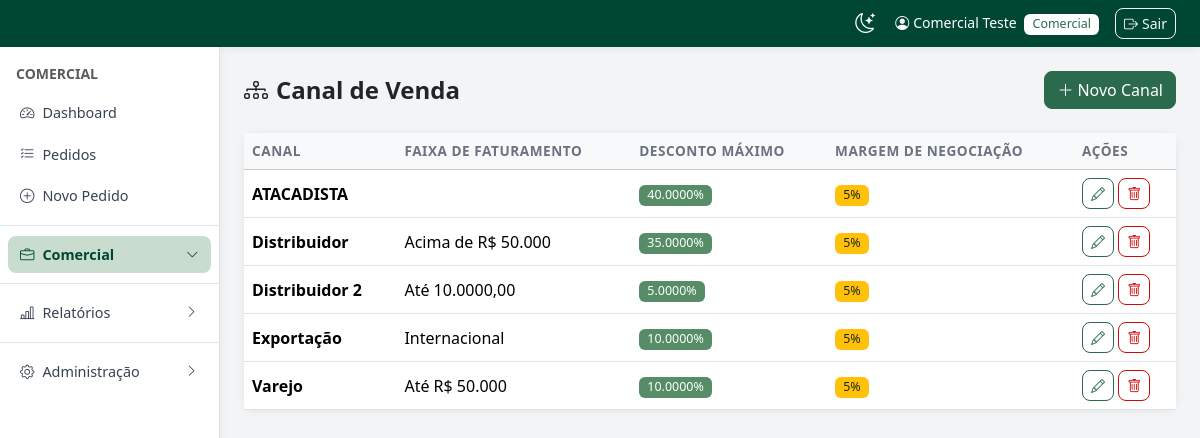
Page /admin/cadastros/canal-venda.php (signed in) on the committed database.
### tables this page shows
CREATE TABLE `canal_venda` (
  `id` int(11) NOT NULL,
  `canal` varchar(100) NOT NULL,
  `faixa_faturamento` varchar(100) DEFAULT NULL,
  `desconto` decimal(10,4) DEFAULT 0.0000,
  `created_at` timestamp NOT NULL DEFAULT current_timestamp(),
  `margem_negociacao` decimal(10,4) NOT NULL DEFAULT 0.0000
);

### config.php (called while the page is built, shortened)
<?php
function db() {
    static $pdo = null;
    if ($pdo === null) {
        try {
            $pdo = new PDO(
                'mysql:host=' . DB_HOST . ';dbname=' . DB_NAME . ';charset=utf8mb4',
                DB_USER, DB_PASS,
                [PDO::ATTR_ERRMODE => PDO::ERRMODE_EXCEPTION,
                 PDO::ATTR_DEFAULT_FETCH_MODE => PDO::FETCH_ASSOC]
            );
            try { $pdo->exec("ALTER TABLE pedidos ADD COLUMN lote_id VARCHAR(40) NULL"); } catch (PDOException $e) {}
            try { $pdo->exec("ALTER TABLE clientes MODIFY COLUMN email VARCHAR(255) NULL DEFAULT NULL"); } catch (PDOException $e) {}
            try { $pdo->exec("UPDATE clientes SET email = NULL WHERE email = ''"); } catch (PDOException $e) {}
            try { $pdo->exec("ALTER TABLE tabela_precos ADD COLUMN preco_network DECIMAL(10,2) NULL DEFAULT NULL"); } catch (PDOException $e) {}
            try { $pdo->exec("ALTER TABLE tabela_precos ADD COLUMN preco_auxiliar DECIMAL(10,2) NULL DEFAULT NULL"); } catch (PDOException $e) {}
            try { $pdo->exec("ALTER TABLE pedidos ADD COLUMN desconto_campanha DECIMAL(5,2) NULL DEFAULT NULL"); } catch (PDOException $e) {}
            try { $pdo->exec("ALTER TABLE produtos ADD COLUMN desc_cliente_pt TEXT NULL"); } catch (PDOException $e) {}
            try { $pdo->exec("ALTER TABLE produtos ADD COLUMN desc_cliente_en TEXT NULL"); } catch (PDOException $e) {}
            try { $pdo->exec("ALTER TABLE produtos ADD COLUMN desc_cliente_es TEXT NULL"); } catch (PDOException $e) {}
            try { $pdo->exec("CREATE TABLE IF NOT EXISTS bonus_ma_logs (
                id              INT AUTO_INCREMENT PRIMARY KEY,
                cliente_id      INT NOT NULL,
                mes             TINYINT NOT NULL,
                ano             SMALLINT NOT NULL,
                acao            ENUM('aprovado','reprovado') NOT NULL,
                usuario_nome    VARCHAR(100),
                created_at      TIMESTAMP DEFAULT CURRENT_TIMESTAMP,
                INDEX idx_cliente_mes_ano (cliente_id, mes, ano)
            )"); } catch (PDOException $e) {}
            try { $pdo->exec("ALTER TABLE bonus_ma_logs ADD COLUMN valor_utilizado DECIMAL(10,2) NOT NULL DEFAULT 0"); } catch (PDOException $e) {}
            try { $pdo->exec("ALTER TABLE pedidos ADD COLUMN forma_pagamento VARCHAR(60) NULL DEFAULT NULL"); } catch (PDOException $e) {}
            try { $pdo->exec("CREATE TABLE IF NOT EXISTS creditos (
                id                  INT AUTO_INCREMENT PRIMARY KEY,
                cliente_id          INT NOT NULL,
                descricao           VARCHAR(255) NOT NULL,
                observacao_interna  TEXT,
                valor               DECIMAL(12,2) NOT NULL,
                data                DATE NOT NULL,
                usuario_id          INT NULL,
                created_at          TIMESTAMP DEFAULT CURRENT_TIMESTAMP,
                INDEX idx_cliente (cliente_id)
            )"); } catch (PDOException $e) {}
            try { $pdo->exec("CREATE TABLE IF NOT EXISTS creditos_logs (
                id           INT AUTO_INCREMENT PRIMARY KEY,
                credito_id   INT NOT NULL,
                acao         ENUM('aprovado','reprovado') NOT NULL,
                usuario_nome VARCHAR(100),
                created_at   TIMESTAMP DEFAULT CURRENT_TIMESTAMP,
                INDEX idx_credito (credito_id)
            )"); } catch (PDOException $e) {}
            try { $pdo->exec("ALTER TABLE creditos ADD COLUMN valor_utilizado DECIMAL(12,2) NOT NULL DEFAULT 0"); } catch (PDOException $e) {}
            try { $pdo->exec("ALTER TABLE pedidos ADD COLUMN credito_utilizado DECIMAL(12,2) NULL DEFAULT NULL"); } catch (PDOException $e) {}
            try { $pdo->exec("ALTER TABLE pedidos ADD COLUMN desconto_pagamento DECIMAL(12,2) NULL DEFAULT NULL"); } catch (PDOException $e) {}
            try { $pdo->exec("ALTER TABLE clientes ADD COLUMN email VARCHAR(120) NULL DEFAULT NULL"); } catch (PDOException $e) {}
            try { $pdo->exec("ALTER TABLE clientes ADD COLUMN senha VARCHAR(255) NULL DEFAULT NULL"); } catch (PDOException $e) {}
            try { $pdo->exec("ALTER TABLE pedidos MODIFY COLUMN status ENUM('comercial','financeiro','faturamento','faturado','cancelado','reprovado') DEFAULT 'comercial'"); } catch (PDOException $e) {}
            try { $pdo->exec("ALTER TABLE usuarios MODIFY COLUMN tipo_acesso ENUM('comercial','financeiro','supervisor','tecnologia da informacao','recursos humanos','marketing','diretoria','centro tecnico','contabilidade','recepcao','expedicao') NOT NULL DEFAULT 'comercial'"); } catch (PDOException $e) {}
            try { $pdo->exec("ALTER TABLE clientes ADD COLUMN desconto_canal DECIMAL(10,4) DEFAULT 0"); } catch (PDOException $e) {}
            try { $pdo->exec("ALTER TABLE campanhas ADD COLUMN canal_venda_id INT NULL"); } catch (PDOException $e) {}
            try { $pdo->exec("ALTER TABLE clientes ADD COLUMN supervisor VARCHAR(100) NULL"); } catch (PDOException $e) {}
            try { $pdo->exec("UPDATE clientes SET supervisor = vendedor WHERE supervisor IS NULL AND vendedor IS NOT NULL"); } catch (PDOException $e) {}
            try { $pdo->exec("ALTER TABLE pedidos ADD COLUMN supervisor VARCHAR(100) NULL"); } catch (PDOException $e) {}
            try { $pdo->exec("UPDATE pedidos SET supervisor = vendedor WHERE supervisor IS NULL AND vendedor IS NOT NULL"); } catch (PDOException $e) {}
            try { $pdo->exec("CREATE TABLE IF NOT EXISTS grupo_empresas (
                id         INT AUTO_INCREMENT PRIMARY KEY,
                nome       VARCHAR(120) NOT NULL,
                descricao  TEXT,
                created_at TIMESTAMP DEFAULT CURRENT_TIMESTAMP
            )"); } catch (PDOException $e) {}
            try { $pdo->exec("CREATE TABLE IF NOT EXISTS grupo_empresas_clientes (
                id        INT AUTO_INCREMENT PRIMARY KEY,
                grupo_id  INT NOT NULL,
                cliente_id INT NOT NULL,
                UNIQUE KEY uq_grupo_cliente (grupo_id, cliente_id)
            )"); } catch (PDOException $e) {}
            try { $pdo->exec("CREATE TABLE IF NOT EXISTS webhook_logs (
                id         INT AUTO_INCREMENT PRIMARY KEY,
                origem     VARCHAR(50)  NOT NULL,
                evento     VARCHAR(100) NOT NULL,
                status     VARCHAR(20)  NOT NULL,
                detalhe    TEXT,
                cliente_id INT NULL,
                created_at TIMESTAMP DEFAULT CURRENT_TIMESTAMP
            )"); } catch (PDOException $e) {}
            try { $pdo->exec("CREATE TABLE IF NOT EXISTS pedido_logs (
                id            INT AUTO_INCREMENT PRIMARY KEY,
                pedido_id     INT          NOT NULL,
                numero_pedido VARCHAR(50)  NOT NULL,
                usuario_nome  VARCHAR(100),
                usuario_tipo  VARCHAR(30),
                acao          VARCHAR(120) NOT NULL,
                status_antes  VARCHAR(30),
                status_depois VARCHAR(30),
                detalhes      TEXT,
                created_at    TIMESTAMP DEFAULT CURRENT_TIMESTAMP,
                INDEX idx_pedido (pedido_id),
                INDEX idx_numero (numero_pedido)
            )"); } catch (PDOException $e) {}
            try { $pdo->exec("ALTER TABLE campanhas ADD COLUMN tipo VARCHAR(20) NOT NULL DEFAULT 'desconto'"); } catch (PDOException $e) {}
            try { $pdo->exec("CREATE TABLE IF NOT EXISTS campanha_bonificacao (
                id              INT AUTO_INCREMENT PRIMARY KEY,
                codigo_campanha VARCHAR(50) NOT NULL,
                produto_id      INT NOT NULL,
                quantidade      INT NOT NULL DEFAULT 1,
                KEY idx_camp_bonif (codigo_campanha)
            ) ENGINE=InnoDB DEFAULT CHARSET=utf8mb4 COLLATE=utf8mb4_unicode_ci"); } catch (PDOException $e) {}
            try { $pdo->exec("UPDATE usuarios SET tipo_usuario = 'Interno' WHERE tipo_usuario IS NULL OR tipo_usuario NOT IN ('Interno','Externo')"); } catch (PDOException $e) {}
            try { $pdo->exec("ALTER TABLE usuarios CHANGE COLUMN telefone celular VARCHAR(20)"); } catch (PDOException $e) {}
            try { $pdo->exec("RENAME TABLE sms_logs TO whatsapp_logs"); } catch (PDOException $e) {}
            try { $pdo->exec("CREATE TABLE IF NOT EXISTS whatsapp_logs (
                id          INT AUTO_INCREMENT PRIMARY KEY,
                usuario_id  INT NULL,
                destino     VARCHAR(30) NOT NULL,
                remetente   VARCHAR(30) NOT NULL,
                mensagem    TEXT NOT NULL,
                ip_origem   VARCHAR(45) NULL,
                status      VARCHAR(20) NOT NULL DEFAULT 'enviado',
                created_at  TIMESTAMP DEFAULT CURRENT_TIMESTAMP,
                INDEX idx_wa_usuario (usuario_id)
            ) ENGINE=InnoDB DEFAULT CHARSET=utf8mb4 COLLATE=utf8mb4_unicode_ci"); } catch (PDOException $e) {}
            try { $pdo->exec("ALTER TABLE pedidos ADD COLUMN moeda VARCHAR(10) NOT NULL DEFAULT 'BRL'"); } catch (PDOException $e) {}
            try { $pdo->exec("ALTER TABLE pedidos ADD COLUMN cotacao DECIMAL(10,4) NULL DEFAULT NULL"); } catch (PDOException $e) {}
            try { $pdo->exec("ALTER TABLE tabela_precos ADD COLUMN preco_dolar DECIMAL(10,2) NULL DEFAULT NULL"); } catch (PDOException $e) {}
            try { $pdo->exec("ALTER TABLE tabela_precos ADD COLUMN preco_euro DECIMAL(10,2) NULL DEFAULT NULL"); } catch (PDOException $e) {}
            try { $pdo->exec("CREATE TABLE IF NOT EXISTS configuracoes (
                chave      VARCHAR(60) PRIMARY KEY,
                valor      VARCHAR(255) NULL,
                updated_at TIMESTAMP DEFAULT CURRENT_TIMESTAMP ON UPDATE CURRENT_TIMESTAMP
            ) ENGINE=InnoDB DEFAULT CHARSET=utf8mb4 COLLATE=utf8mb4_unicode_ci"); } catch (PDOException $e) {}
            try { $pdo->exec("CREATE TABLE IF NOT EXISTS campanha_condicoes (
                id              INT AUTO_INCREMENT PRIMARY KEY,
                codigo_campanha VARCHAR(50)  NOT NULL,
                criterio_tipo   VARCHAR(20)  NOT NULL,
                criterio_valor  VARCHAR(100) NOT NULL,
                quantidade      INT NOT NULL DEFAULT 0,
                KEY idx_camp_cond (codigo_campanha)
            ) ENGINE=InnoDB DEFAULT CHARSET=utf8mb4 COLLATE=utf8mb4_unicode_ci"); } catch (PDOException $e) {}
            try { $pdo->exec("ALTER TABLE campanhas ADD COLUMN valor_alvo DECIMAL(12,2) NULL DEFAULT NULL"); } catch (PDOException $e) {}
            try { $pdo->exec("ALTER TABLE campanhas ADD COLUMN bonif_modo VARCHAR(20) NOT NULL DEFAULT 'fixo'"); } catch (PDOException $e) {}
            try { $pdo->exec("ALTER TABLE campanhas ADD COLUMN bonif_limite_tipo VARCHAR(20) NULL DEFAULT NULL"); } catch (PDOException $e) {}
            try { $pdo->exec("ALTER TABLE campanhas ADD COLUMN bonif_limite_valor DECIMAL(12,2) NULL DEFAULT NULL"); } catch (PDOException $e) {}
            try { $pdo->exec("ALTER TABLE campanhas ADD COLUMN ativo TINYINT NOT NULL DEFAULT 1"); } catch (PDOException $e) {}
            try { $pdo->exec("ALTER TABLE campanhas ADD COLUMN bonif_selec_modo VARCHAR(20) NOT NULL DEFAULT 'produtos'"); } catch (PDOException $e) {}
            try { $pdo->exec("ALTER TABLE campanha_condicoes ADD COLUMN criterio_modo VARCHAR(20) NOT NULL DEFAULT 'quantidade'"); } catch (PDOException $e) {}
            try { $pdo->exec("ALTER TABLE campanha_condicoes ADD COLUMN valor_min DECIMAL(12,2) NULL DEFAULT NULL"); } catch (PDOException $e) {}
            try { $pdo->exec("ALTER TABLE campanha_condicoes ADD COLUMN cond_linha VARCHAR(100) NULL DEFAULT NULL"); } catch (PDOException $e) {}
            try { $pdo->exec("ALTER TABLE campanha_condicoes ADD COLUMN cond_grupo VARCHAR(100) NULL DEFAULT NULL"); } catch (PDOException $e) {}
            try { $pdo->exec("ALTER TABLE campanha_condicoes ADD COLUMN cond_subgrupo VARCHAR(100) NULL DEFAULT NULL"); } catch (PDOException $e) {}
            try { $pdo->exec("ALTER TABLE campanha_condicoes ADD COLUMN cond_produto_id INT NULL DEFAULT NULL"); } catch (PDOException $e) {}
            try { $pdo->exec("ALTER TABLE canal_venda ADD COLUMN margem_negociacao DECIMAL(10,4) NOT NULL DEFAULT 0"); } catch (PDOException $e) {}
            try { $pdo->exec("ALTER TABLE pedidos ADD COLUMN desconto_comercial DECIMAL(10,4) NOT NULL DEFAULT 0"); } catch (PDOException $e) {}
            try { $pdo->exec("ALTER TABLE pedidos ADD COLUMN desconto_diretoria DECIMAL(10,4) NOT NULL DEFAULT 0"); } catch (PDOException $e) {}
            try { $pdo->exec("CREATE TABLE IF NOT EXISTS campanha_desconto_alvo (
                id              INT AUTO_INCREMENT PRIMARY KEY,
                codigo_campanha VARCHAR(50)  NOT NULL,
                alvo_tipo       VARCHAR(20)  NOT NULL,
                alvo_valor      VARCHAR(100) NOT NULL,
                KEY idx_camp_desc_alvo (codigo_campanha)
            ) ENGINE=InnoDB DEFAULT CHARSET=utf8mb4 COLLATE=utf8mb4_unicode_ci"); } catch (PDOException $e) {}
            try { $pdo->exec("CREATE TABLE IF NOT EXISTS campanha_bonif_pool (
                id              INT AUTO_INCREMENT PRIMARY KEY,
                codigo_campanha VARCHAR(50)  NOT NULL,
                alvo_tipo       VARCHAR(20)  NOT NULL,
                alvo_valor      VARCHAR(100) NOT NULL,
                KEY idx_camp_bonif_pool (codigo_campanha)
            ) ENGINE=InnoDB DEFAULT CHARSET=utf8mb4 COLLATE=utf8mb4_unicode_ci"); } catch (PDOException $e) {}
        } catch (PDOException $e) {
            die('Erro de conexão com o banco de dados. <a href="' . BASE_URL . '/install.php">Clique aqui para configurar.</a>');
        }
    }
    return $pdo;
}
function e($s) {
    return htmlspecialchars((string)($s ?? ''), ENT_QUOTES, 'UTF-8');
}

### admin/cadastros/canal-venda.php (the view, shortened to what this page needs)
<?php
require_once __DIR__ . '/../../config.php';
$canais = db()->query('SELECT * FROM canal_venda ORDER BY canal')->fetchAll();
require_once LAYOUT_PATH . '/header.php';
?>
<div class="d-flex flex-wrap justify-content-between align-items-center gap-2 mb-4">
    <h4 class="fw-bold mb-0"><i class="bi bi-diagram-3 me-2"></i>Canal de Venda</h4>
    <button class="btn btn-primary" data-bs-toggle="modal" data-bs-target="#modal" onclick="novoReg()"><i class="bi bi-plus-lg me-1"></i>Novo Canal</button>
</div>
<div class="card shadow-sm border-0"><div class="card-body p-0"><div class="table-responsive">
<table class="table table-hover mb-0">
    <thead class="table-light"><tr><th>Canal</th><th>Faixa de Faturamento</th><th>Desconto Máximo</th><th>Margem de Negociação</th><th>Ações</th></tr></thead>
    <tbody>
    <?php if ($canais): foreach ($canais as $c): ?>
        <tr>
            <td><strong><?= e($c['canal']) ?></strong></td>
            <td><?= e($c['faixa_faturamento']) ?></td>
            <td><span class="badge bg-info"><?= e($c['desconto']) ?>%</span></td>
            <td><span class="badge bg-warning text-dark"><?= rtrim(rtrim(number_format((float)($c['margem_negociacao'] ?? 0), 2, ',', '.'), '0'), ',') ?>%</span></td>
            <td>
                <button class="btn btn-sm btn-outline-primary" onclick="editarReg(<?= htmlspecialchars(json_encode($c),ENT_QUOTES) ?>)"><i class="bi bi-pencil"></i></button>
                <form method="POST" class="d-inline" onsubmit="return confirm('Excluir canal?')"><button class="btn btn-sm btn-outline-danger"><i class="bi bi-trash"></i></button></form>
            </td>
        </tr>
    <?php endforeach; else: ?>
        <tr><td colspan="5" class="text-center text-muted py-4">Nenhum canal cadastrado.</td></tr>
    <?php endif; ?>
    </tbody>
</table>
</div></div></div>
<?php require_once LAYOUT_PATH . '/footer.php'; ?>

### rows in the picture
canal_venda: canal "ATACADISTA", desconto "40.0000", margem_negociacao "5"
canal_venda: canal "Distribuidor", faixa_faturamento "Acima de R$ 50.000", desconto "35.0000", margem_negociacao "5"
canal_venda: canal "Distribuidor 2", faixa_faturamento "Até 10.0000,00", desconto "5.0000", margem_negociacao "5"
canal_venda: canal "Exportação", faixa_faturamento "Internacional", desconto "10.0000", margem_negociacao "5"
canal_venda: canal "Varejo", faixa_faturamento "Até R$ 50.000", desconto "10.0000", margem_negociacao "5"

### other values in the picture
$_usuario['nome'] "Comercial Teste"
$_usuario['tipo'] "Comercial"
et('Sair') "Sair"
$tipoLabels[$_usuario['tipo']] "COMERCIAL"
